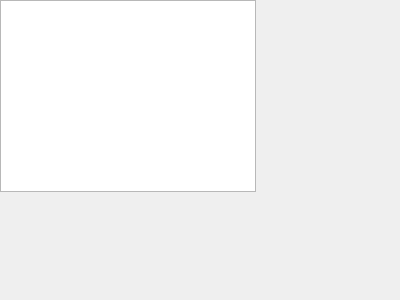
<?xml version="1.0" encoding="UTF-8"?>
<ui version="4.0">
 <class>level2UI</class>
 <widget class="QWidget" name="level2UI">
  <property name="geometry">
   <rect>
    <x>0</x>
    <y>0</y>
    <width>400</width>
    <height>300</height>
   </rect>
  </property>
  <property name="windowTitle">
   <string>Nivel 2</string>
  </property>
  <widget class="QGraphicsView" name="graphicsView">
   <property name="geometry">
    <rect>
     <x>0</x>
     <y>0</y>
     <width>256</width>
     <height>192</height>
    </rect>
   </property>
  </widget>
 </widget>
 <resources/>
 <connections/>
</ui>
